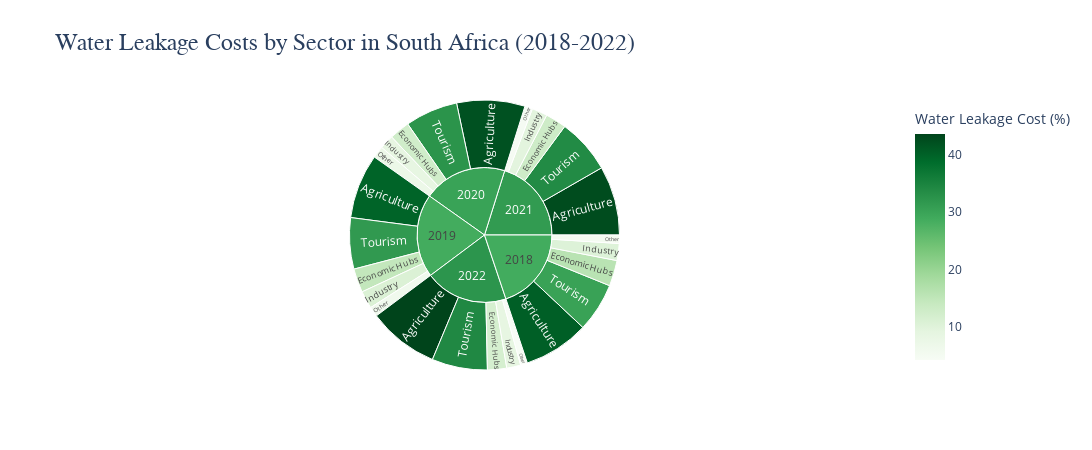

Source (notebook cell):
### Code cell
# Load the data from the Excel file
file_path = 'Economic_Effect.xlsx'
df = pd.read_excel(file_path)

# Filter the data for the relevant years (2018-2022)
data_filtered = df[df['Year'].isin([2018, 2019, 2020, 2021, 2022])]

# Create the Sunburst Chart
sunburst_fig = px.sunburst(
    data_filtered,
    path=['Year', 'Sector'],  # Define the hierarchy for the sunburst chart
    values='Water Leakage Cost (%)',  # Use 'Water Leakage Cost (%)' as the values
    title='Water Leakage Costs by Sector in South Africa (2018-2022)',
    color='Water Leakage Cost (%)',  # Color by Water Leakage Cost
    color_continuous_scale='Greens',  # Change this to a green color scale
    branchvalues='total',  # Calculate branch values as total
    template='plotly_white'
)

# Update layout for the figure
sunburst_fig.update_layout(
    title_font_size=24,
    title_font_family='Arial',
    height=450,  # Set the height to 450
    width=1250   # Set the width to 1250
)

# Show the plot
sunburst_fig.show()

### Figure 1 — Plotly figure (JSON) as saved in the notebook; plotly's stock layout.template omitted (floating-point values rounded to 4 significant figures)
{"data": [{"branchvalues": "total", "customdata": [[40.35], [39.75], [41.95], [42.6], [43.55], [15.85], [14.65], [12.55], [12.9], [11.8], [10.45], [10.85], [8.75], [9.5], [8.6], [5.15], [6.1], [7.3], [4.75], [4.25], [30.2], [31.5], [32.4], [33.8], [34.15], [28.7], [28.6], [30.08], [31.25], [32.18]], "domain": {"x": [0, 1], "y": [0, 1]}, "hovertemplate": "labels=%{label}<br>Water Leakage Cost (%)_sum=%{value}<br>parent=%{parent}<br>id=%{id}<br>Water Leakage Cost (%)=%{color}<extra></extra>", "ids": ["2018/Agriculture", "2019/Agriculture", "2020/Agriculture", "2021/Agriculture", "2022/Agriculture", "2018/Economic Hubs", "2019/Economic Hubs", "2020/Economic Hubs", "2021/Economic Hubs", "2022/Economic Hubs", "2018/Industry", "2019/Industry", "2020/Industry", "2021/Industry", "2022/Industry", "2018/Other", "2019/Other", "2020/Other", "2021/Other", "2022/Other", "2018/Tourism", "2019/Tourism", "2020/Tourism", "2021/Tourism", "2022/Tourism", "2018", "2019", "2020", "2021", "2022"], "labels": ["Agriculture", "Agriculture", "Agriculture", "Agriculture", "Agriculture", "Economic Hubs", "Economic Hubs", "Economic Hubs", "Economic Hubs", "Economic Hubs", "Industry", "Industry", "Industry", "Industry", "Industry", "Other", "Other", "Other", "Other", "Other", "Tourism", "Tourism", "Tourism", "Tourism", "Tourism", "2018", "2019", "2020", "2021", "2022"], "marker": {"coloraxis": "coloraxis", "colors": [40.35, 39.75, 41.95, 42.6, 43.55, 15.85, 14.65, 12.55, 12.9, 11.8, 10.45, 10.85, 8.75, 9.5, 8.6, 5.15, 6.1, 7.3, 4.75, 4.25, 30.2, 31.5, 32.4, 33.8, 34.15, 28.7, 28.6, 30.08, 31.25, 32.18]}, "name": "", "parents": ["2018", "2019", "2020", "2021", "2022", "2018", "2019", "2020", "2021", "2022", "2018", "2019", "2020", "2021", "2022", "2018", "2019", "2020", "2021", "2022", "2018", "2019", "2020", "2021", "2022", "", "", "", "", ""], "type": "sunburst", "values": [40.35, 39.75, 41.95, 42.6, 43.55, 15.85, 14.65, 12.55, 12.9, 11.8, 10.45, 10.85, 8.75, 9.5, 8.6, 5.15, 6.1, 7.3, 4.75, 4.25, 30.2, 31.5, 32.4, 33.8, 34.15, 102, 102.8, 103.0, 103.5, 102.3]}], "layout": {"coloraxis": {"colorbar": {"title": {"text": "Water Leakage Cost (%)"}}, "colorscale": [[0, "rgb(247,252,245)"], [0.125, "rgb(229,245,224)"], [0.25, "rgb(199,233,192)"], [0.375, "rgb(161,217,155)"], [0.5, "rgb(116,196,118)"], [0.625, "rgb(65,171,93)"], [0.75, "rgb(35,139,69)"], [0.875, "rgb(0,109,44)"], [1, "rgb(0,68,27)"]]}, "height": 450, "legend": {"tracegroupgap": 0}, "title": {"font": {"family": "Arial", "size": 24}, "text": "Water Leakage Costs by Sector in South Africa (2018-2022)"}, "width": 1250}}
